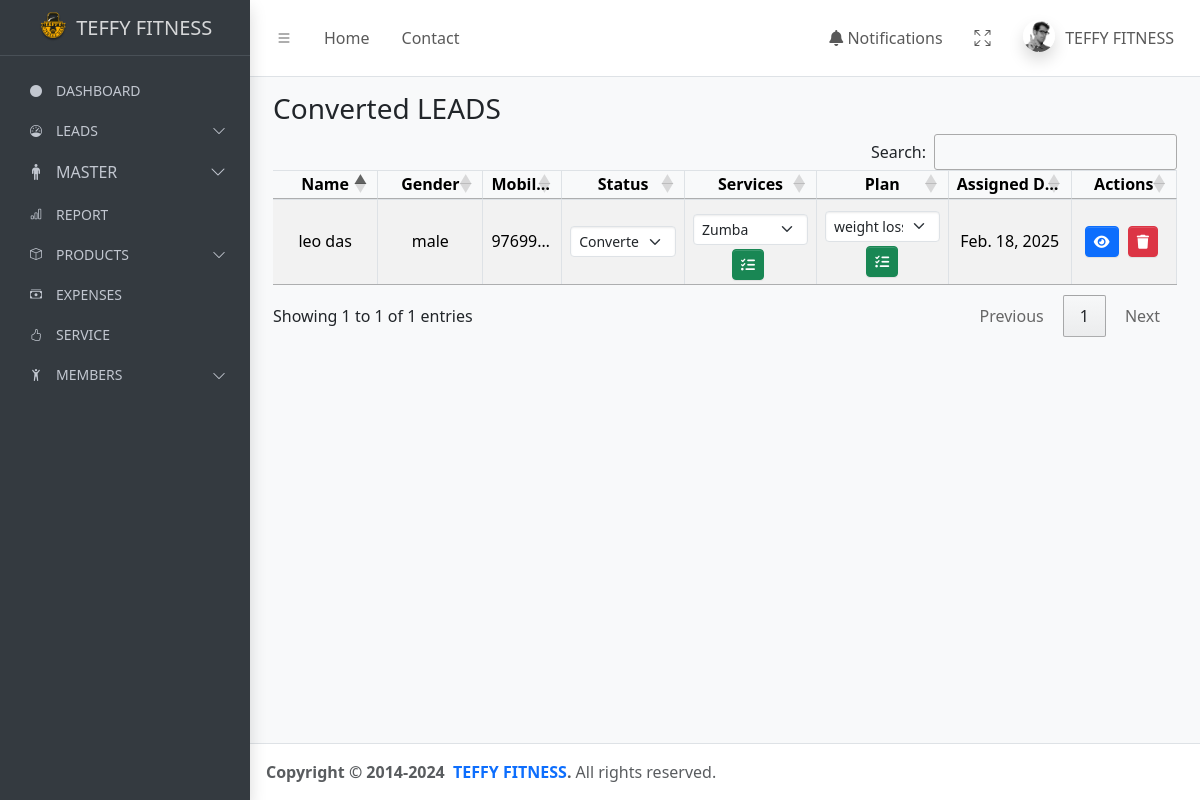
The app's page /leads/converted/ (signed in) with its own data.
### teffyapp/models.py (models this page shows, shortened)
class PersonalInformation(models.Model):
    name = models.CharField(max_length=50)
    address = models.TextField()
    occupation = models.CharField(max_length=50)
    gender = models.CharField(max_length=10)
    mobile_number = models.CharField(max_length=12)
    email = models.EmailField()
    perfect_body = models.CharField(max_length=20,null=True,blank=True)
    body_type=models.CharField(max_length=20,null=True,blank=True)
    goal=models.CharField(max_length=30,null=True,blank=True)
    body_you_want = models.CharField(max_length=50, null=True,blank=True)
    level_of_body_fat = models.CharField(max_length=50,null=True,blank=True)
    problem_areas = models.CharField(max_length=50,null=True,blank=True)
    diets = models.CharField(max_length=70,null=True,blank=True)
    water_you_drink_daily = models.CharField(max_length=50,null=True,blank=True)
    eat_or_dividie_foods_or_beverages = models.CharField(max_length=70,blank=True,null=True)
    event_coming_up = models.CharField(max_length=50,null=True,blank=True)
    height = models.CharField(max_length=50)
    current_weight = models.CharField(max_length=50)
    target_weight = models.CharField(max_length=50)
    level_of_fitness = models.CharField(max_length=50,null=True,blank=True)
    reason = models.TextField(blank=True, null=True)  # New field for pending reason
    status = models.CharField(max_length=20, default='new')  # Track the status of the lead
    follow_up_date = models.DateTimeField(default=timezone.now)
    created_date = models.DateTimeField(default=timezone.now)
    services = models.ForeignKey(Service, on_delete=models.SET_NULL, null=True, related_name="users")
    assigned_date = models.DateField(default=timezone.now)
    renewal_date = models.DateField(null=True, blank=True)
    plan_leads = models.ForeignKey(to=Plan, on_delete=models.SET_NULL, null=True, related_name="plan_leads")

class Service(models.Model):
    name = models.CharField(max_length=100)
    duration = models.CharField(max_length=50, null=True, blank=True)
    prices = models.PositiveIntegerField(null=True, blank=True)
    group = models.CharField(max_length=100, null=True, blank=True)
    sessions = models.CharField(max_length=100,null=True, blank=True)

class Plan(models.Model):
    plan_name = models.CharField(max_length=100,null=True, blank=True)
    price = models.PositiveIntegerField(null=True, blank=True)
    batch = models.CharField(max_length=50,null=True, blank=True )
    duration = models.CharField(max_length=50, null=True, blank=True)

### teffyapp/views.py (the view, shortened to what this page needs)
# urls.py: path("leads/converted/", converted_leads, name="converted_leads"),
def converted_leads(request):
    all_data = PersonalInformation.objects.filter(status='converted')
    available_services = Service.objects.all()
    plans = Plan.objects.all()
    return render(request, 'converted_leads.html', {
        'all_data': all_data,
        'status_title': 'Converted',
        'available_services': available_services,
        'plans':plans,
    })

### templates/converted_leads.html (shortened to what this page needs)
{% extends "base.html" %}
{% load static %}
{% block content %}
<main class="app-main">
    <div class="app-content">
        <div class="container-fluid" style="padding: 15px;">
            <h3>{{ status_title }} LEADS</h3>
            <table id="example1" class="table table-hover table-bordered table-striped table-sm" style="margin-bottom: 10px;">
                <thead>
                    <tr>
                        <th style="width: 10%;">Name</th>
                        <th style="width: 10%;">Gender</th>
                        <th style="width: 7%;">Mobile Number</th>
                        <th style="width: 12%;">Status</th>
                        <th style="width: 13%;">Services</th>
                        <th style="width: 13%;">Plan</th>
                        <th style = "width: 12%;">Assigned Date</th>
                        <th style="width: 10%;">Actions</th>
                    </tr>
                </thead>
                <tbody>
                    {% for data in all_data %}
                    <tr>
                        <td style="width: 10%;">{{ data.name }}</td>
                        <td style="width: 10%;">{{ data.gender }}</td>
                        <td style="width: 7%;">{{ data.mobile_number }}</td>
                        <td style="width: 12%;">
                            <form method="POST" action="{% url 'update_status' id=data.id %}" style="display: inline;">
                                <select onchange="this.form.submit()" class="form-select form-select-sm" aria-label="Status" name="status" id="status-{{ data.id }}">
                                    <option value="converted" {% if data.status == 'converted' %} selected {% endif %}>Converted</option>
                                </select>
                            </form>
                        </td>
                        <td style="width: 13%;">
                            <form method="POST" action="{% url 'assign_service' id=data.id %}" id="assign-form-{{ data.id }}" class="services-form">
                                <select name="service" class="form-select form-select-sm mt-1">
                                    {% for service in available_services %}
                                        <option value="{{ service.id }}" {% if data.services and service.id == data.services.id %} selected {% endif %}>
                                            {{ service.name }}
                                        </option>
                                    {% endfor %}
                                </select>
                                <a href="#" onclick="document.getElementById('assign-form-{{ data.id }}').submit();" class="btn btn-sm btn-success mt-1">
                                    <i class="fas fa-tasks"></i>
                                </a>
                            </form>
                        </td>
                        <td style="width: 13%;">
                            <form method="POST" action="{% url 'assign_plan' id=data.id %}" id="assign-form-{{ data.id }}" class="plan-form">
                                <select name="plan" class="form-select form-select-sm mt-1">
                                    {% for plan in plans %}
                                        <option value="{{ plan.id }}" {% if data.plan_leads and plan.id == data.plan_leads.id %} selected {% endif %}>
                                            {{ plan.plan_name }}
                                        </option>
                                    {% endfor %}
                                </select>
                                <button type="submit" class="btn btn-sm btn-success mt-1">
                                    <i class="fas fa-tasks"></i>
                                </button>
                            </form>
                        </td>
                        <td >{{ data.assigned_date }}</td>
                        <td style="width: 10%;">
                            <a href="{% url 'getone_lead' id=data.id %}" class="btn btn-sm btn-primary">
                                <i class="fas fa-eye"></i>
                            </a>
                            <a href="{% url 'delete_lead' id=data.id %}" class="btn btn-sm btn-danger">
                                <i class="fas fa-trash"></i>
                            </a>
                        </td>
                    </tr>
                    {% empty %}
                    <tr>
                        <td colspan="7" class="text-center text-danger">No data available.</td>
                    </tr>
                    {% endfor %}
                </tbody>
            </table>
        </div>
    </div>
</main>
{% endblock content %}
{% block script %}
<link rel="stylesheet" href="https://cdn.datatables.net/1.13.4/css/dataTables.bootstrap4.min.css">
{% endblock script %}

### templates/converted_leads.html (style rules this page uses)
table#example1 { margin-bottom: 100px; border-spacing: 0; }
table#example1 th, table#example1 td { padding: 4px 8px !important; line-height: 1.2 !important; }
.container-fluid { padding: 10px; }
.app-content { padding-top: 0 !important; }

### records on screen
PersonalInformation: status "Converted", name "leo das", gender "male", mobile_number "97699…", service "Zumba", plan "weight loss program", assigned_date "Feb. 18, 2025"
